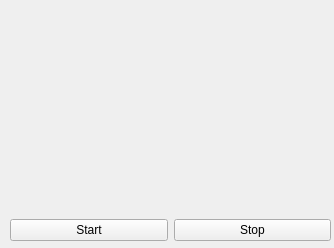
<?xml version="1.0" encoding="UTF-8"?>
<ui version="4.0">
 <class>form</class>
 <widget class="QWidget" name="form">
  <property name="geometry">
   <rect>
    <x>0</x>
    <y>0</y>
    <width>334</width>
    <height>248</height>
   </rect>
  </property>
  <property name="windowTitle">
   <string>YouTube Add Skip</string>
  </property>
  <property name="windowIcon">
   <iconset>
    <normaloff>../../../Users/admin/Documents/VS CODE/YOUTUBE_ADDS_SKIP/yt.jpg</normaloff>
    <normalon>../../../Users/admin/Documents/VS CODE/YOUTUBE_ADDS_SKIP/yt.jpg</normalon>../../../Users/admin/Documents/VS CODE/YOUTUBE_ADDS_SKIP/yt.jpg</iconset>
  </property>
  <widget class="QWidget" name="">
   <property name="geometry">
    <rect>
     <x>10</x>
     <y>10</y>
     <width>321</width>
     <height>231</height>
    </rect>
   </property>
   <layout class="QVBoxLayout" name="verticalLayout">
    <item>
     <widget class="QLabel" name="label">
      <property name="text">
       <string/>
      </property>
      <property name="pixmap">
       <pixmap>../../../Users/admin/Documents/VS CODE/YOUTUBE_ADDS_SKIP/download.jpg</pixmap>
      </property>
      <property name="alignment">
       <set>Qt::AlignCenter</set>
      </property>
     </widget>
    </item>
    <item>
     <layout class="QHBoxLayout" name="horizontalLayout">
      <item>
       <widget class="QPushButton" name="startButton">
        <property name="text">
         <string>Start</string>
        </property>
       </widget>
      </item>
      <item>
       <widget class="QPushButton" name="stopBtn">
        <property name="autoFillBackground">
         <bool>false</bool>
        </property>
        <property name="text">
         <string>Stop</string>
        </property>
       </widget>
      </item>
     </layout>
    </item>
   </layout>
  </widget>
 </widget>
 <resources/>
 <connections/>
</ui>
